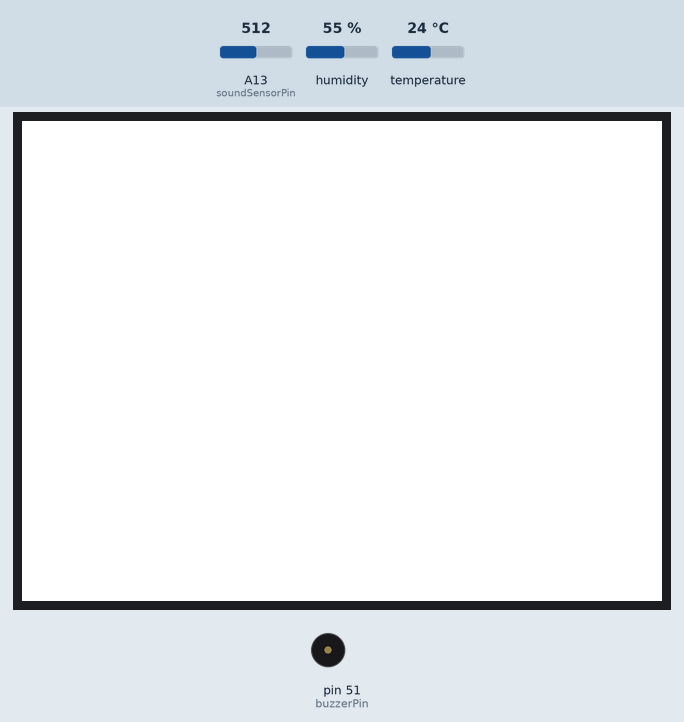
The sketch below on a simulated Arduino Mega 2560, built with avr-gcc and run on an emulated ATmega2560. Shown: 320×240 colour display, buzzer (waves = sounding, pin HIGH). The inputs (shaded band) are chosen by the test bench; at power-on: A13 (soundSensorPin) = 512, humidity 55 %, temperature 24 °C. The local clock reads 2024-03-15 10:24:30 at power-on unless the sketch sets it; what the sketch prints to the serial monitor is not drawn.

Above: at 1.4 s.
1.5 s: A13 (soundSensorPin) set to 86
11.6 s: A13 (soundSensorPin) set to 72
At 20.7 s:
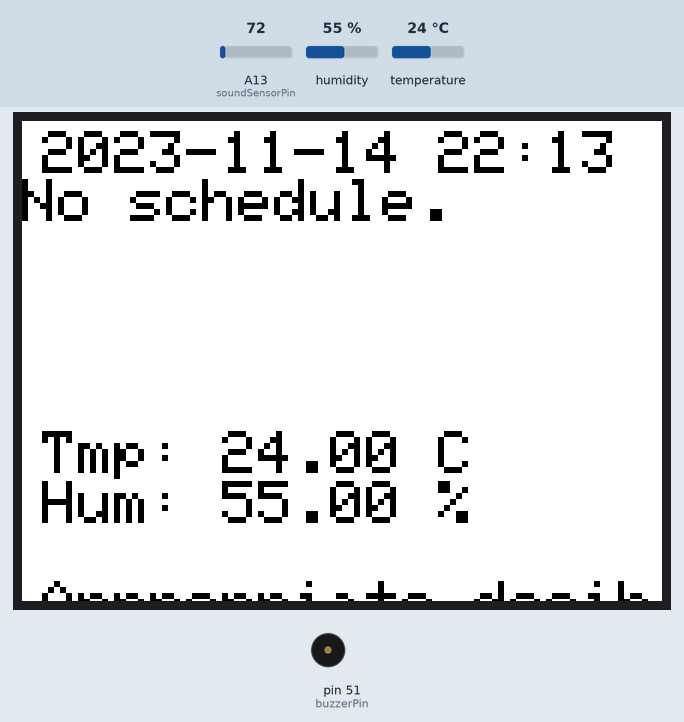
21.6 s: humidity set to 22 %
At 31.3 s:
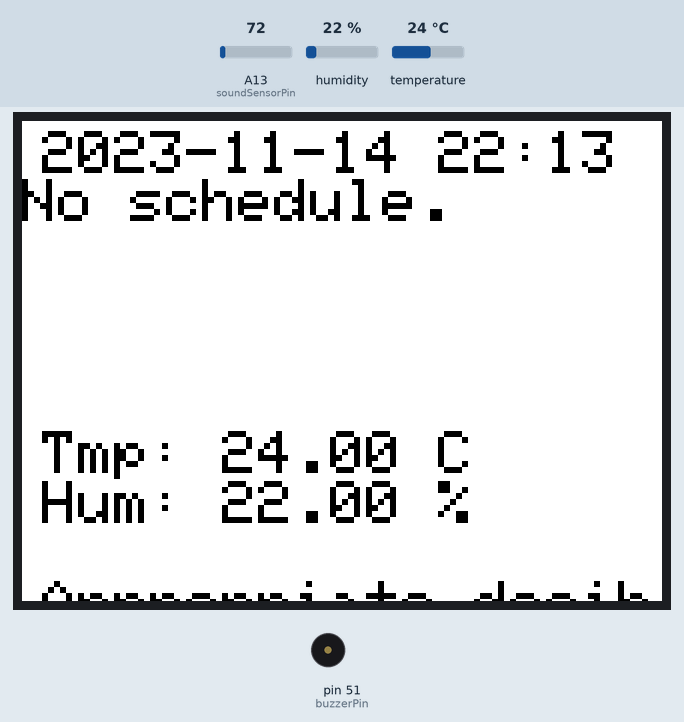
31.7 s: temperature set to 12 °C
At 40.7 s:
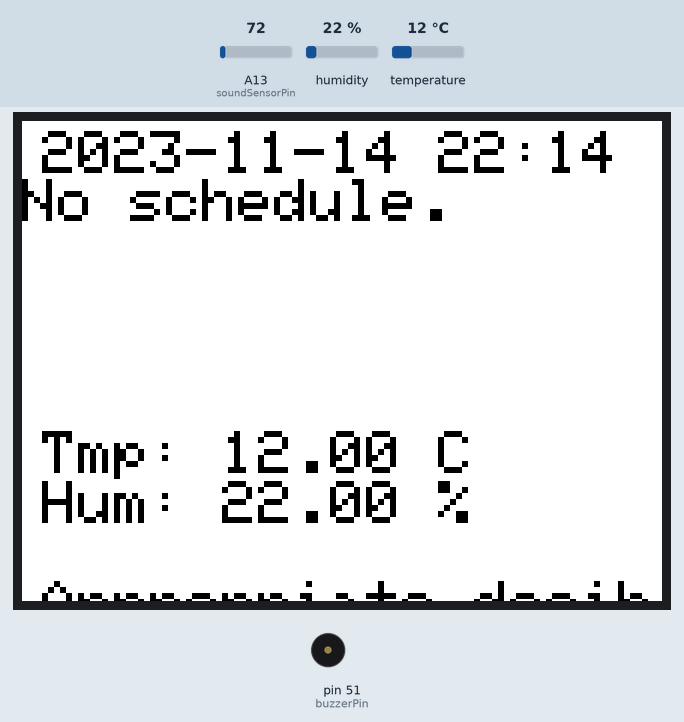
41.7 s: A13 (soundSensorPin) set to 122
At 50.8 s:
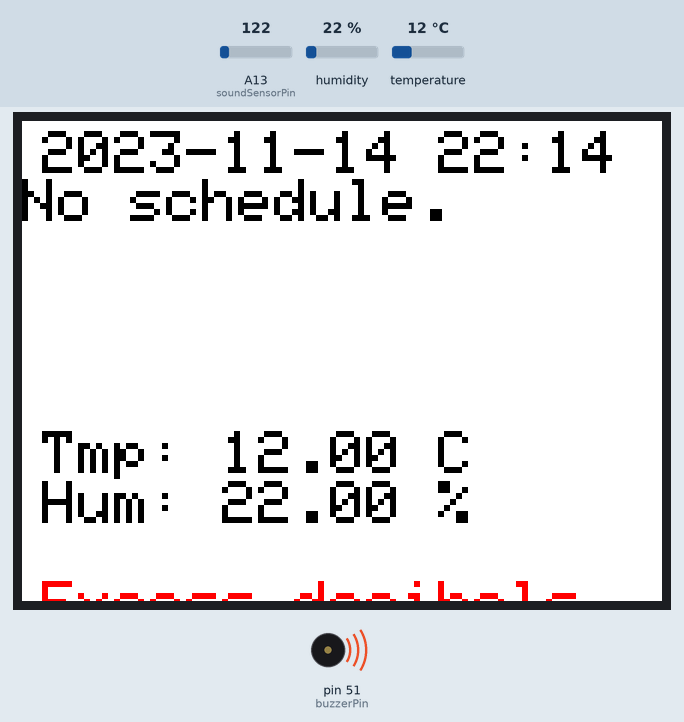
51.7 s: humidity set to 40 %
At 61.5 s:
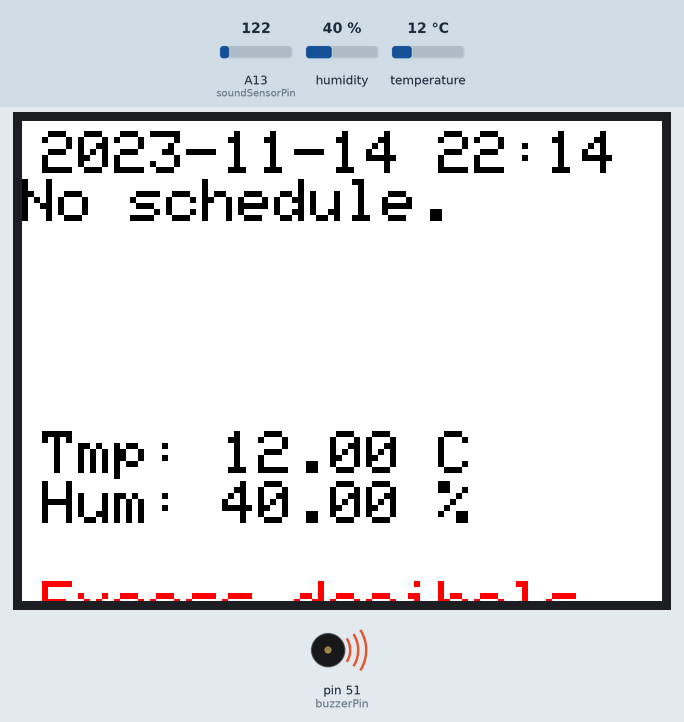
Timing chart, 0 to 62.7 s (numbered marks = the images above; inputs shaded):
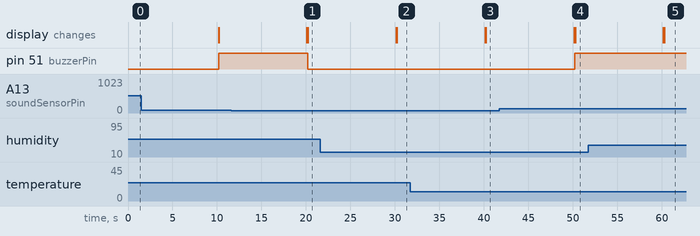

Measured:
- the behaviour switches between 81 and 80 on A13 (soundSensorPin) (found by bisection; images 0 and 1)
- after the input at 11.6 s, pin 51 (buzzerPin): HIGH → LOW after 8.6 s; the display: first differs from a run without the input after 8.6 s (image 1)
- after the input at 21.6 s, the display: first differs from a run without the input after 8.6 s (image 2)
- after the input at 41.7 s, pin 51 (buzzerPin): LOW → HIGH after 8.5 s; the display: first differs from a run without the input after 8.5 s (image 4)
- after the input at 51.7 s, the display: first differs from a run without the input after 8.5 s (image 5)

The sketch:

__1.ino
```cpp
#include <ThreeWire.h>               // RTC 모듈 사용을 위한 라이브러리
#include <RtcDS1302.h>               // RTC 모듈 사용을 위한 라이브러리
#include <Adafruit_GFX.h>            // TFT 디스플레이 사용을 위한 라이브러리
#include <MCUFRIEND_kbv.h>           // TFT 디스플레이 사용을 위한 라이브러리
#include <DHT.h>                     // DHT 센서 사용을 위한 라이브러리

#define DHTPIN 41                    // DHT 센서의 데이터 핀
#define DHTTYPE DHT11                // DHT 센서 유형

const int soundSensorPin = A13;      // 고감도 사운드 센서 핀
const int buzzerPin = 51;            // 능동 부저 센서 핀
const int threshold = 80;            // 사운드 센서 값의 임계값 설정

DHT dht(DHTPIN, DHTTYPE);            // DHT 센서 객체 생성
ThreeWire myWire(32, 31, 35);        // DAT, CLK, RST 디지털 연결 번호
RtcDS1302<ThreeWire> Rtc(myWire);    // RTC 모듈 객체 생성

MCUFRIEND_kbv tft;                   // TFT 디스플레이 객체 생성

unsigned long previousMillis = 0;    // 이전 시간 저장 변수
bool displayedSejong = false;        // "Sejong University" 출력 여부를 추적하기 위한 변수
unsigned long sejongDisplayStart = 0;// "Sejong University" 출력 시작 시간

typedef struct sejongclass {         // 수업 정보를 저장하는 구조체
    char class_name[40];
    float class_start_c_time;
    float class_end_c_time;
    struct sejongclass* next;
} sejongclass;

typedef struct days {                // 하루의 수업 정보를 저장하는 구조체
    sejongclass* H;
} days;

int isEmpty(struct days* L) {        // 리스트가 비어있는지 확인하는 함수
    return L->H == NULL;
}

void schedule(struct days* L, const char* name, float st, float et) { // 수업 정보를 리스트에 추가하는 함수
    sejongclass* node = (sejongclass*)malloc(sizeof(sejongclass));
    if (node == NULL) {
        Serial.println("Memory allocation failed");
        return;
    }

    strcpy(node->class_name, name);
    node->class_start_c_time = st;
    node->class_end_c_time = et;
    node->next = NULL;

    if (isEmpty(L)) {
        L->H = node;
    } else {
        sejongclass* p;
        for (p = L->H; p->next != NULL; p = p->next);
        p->next = node;
    }
}

void class_check(days* L, float c_time, int year, int month, int dayOfMonth, int hour, int minute) { // 현재 시간과 수업 시간을 비교하여 디스플레이에 출력하는 함수
    sejongclass* p;
    int flag = 0;
    tft.fillScreen(TFT_WHITE);  // 화면 초기화
    tft.setTextColor(TFT_BLACK);
    tft.setTextSize(3);

    // RTC 모듈의 출력
    tft.setCursor(10, 5);  // 초기 커서 위치 설정
    tft.print(year);
    tft.print("-");
    if (month < 10) tft.print("0");
    tft.print(month);
    tft.print("-");
    if (dayOfMonth < 10) tft.print("0");
    tft.print(dayOfMonth);
    tft.print(" ");
    if (hour < 10) tft.print("0");
    tft.print(hour);
    tft.print(":");
    if (minute < 10) tft.print("0");
    tft.println(minute);

    for (p = L->H; p != NULL; p = p->next) {
        if (c_time >= p->class_start_c_time && c_time <= p->class_end_c_time) {
            flag = 1;

            char* c_name = p->class_name;
            int starthour = (int)p->class_start_c_time, endhour = (int)p->class_end_c_time;
            int startmin = (p->class_start_c_time - starthour) * 60;
            int endmin = (p->class_end_c_time - endhour) * 60;
            tft.setTextSize(3);
            tft.setCursor(10, 105);

            // 수업 정보 출력
            Serial.print(c_name);
            Serial.print(' ');
            Serial.print(starthour);
            Serial.print(':');
            if (startmin < 10) Serial.print('0');
            Serial.print(startmin);
            Serial.print('~');
            Serial.print(endhour);
            Serial.print(':');
            if (endmin < 10) Serial.print('0');
            Serial.println(endmin);

            tft.setCursor(10, 55);  // 초기 커서 위치 설정
            tft.setTextColor(TFT_BLUE);
            tft.print(c_name);
            tft.print(' ');
            tft.print(starthour);
            tft.print(':');
            if (startmin < 10) tft.print('0');
            tft.print(startmin);
            tft.print('~');
            tft.print(endhour);
            tft.print(':');
            if (endmin < 10) tft.print('0');
            tft.println(endmin);

            tft.setCursor(10, 105);  // 초기 커서 위치 설정
            tft.print("Attendance Info: ");
            if (c_time > p->class_start_c_time && c_time <= (p->class_start_c_time + 0.0833333)) {
                tft.setTextSize(3);
                tft.setTextColor(TFT_GREEN);
                tft.println("Attendance");
            } else if (c_time > p->class_start_c_time + 0.25 && c_time <= (p->class_end_c_time)) {
                tft.setTextSize(3);
                tft.setTextColor(TFT_RED);
                tft.println("Absent");
            } else if (c_time > p->class_start_c_time + 0.0833333 && c_time <= (p->class_start_c_time + 0.25)) {
                tft.setTextSize(3);
                tft.setTextColor(TFT_RED);
                tft.println("Late");
            }
        }
    }
    if (flag == 0) {
        Serial.println("수업이 없습니다.");
        tft.println("No schedule.");
    }
    tft.println(); // 줄바꿈 추가
}

int getWeekday(int year, int month, int dayOfMonth) { // 요일 계산 함수
    bool isLeapYear = (year % 4 == 0 && year % 100 != 0) || (year % 400 == 0);
    int daysInMonth[] = {31, 28 + isLeapYear, 31, 30, 31, 30, 31, 31, 30, 31, 30, 31};
    int days = dayOfMonth - 1;
    for (int i = 0; i < month - 1; ++i) {
        days += daysInMonth[i];
    }
    for (int i = 1; i < year; ++i) {
        days += (i % 4 == 0 && i % 100 != 0) || (i % 400 == 0) ? 366 : 365;
    }
    return (days + 2) % 7; // 2024년 1월 1일은 화요일이므로, 0: 화요일, 1: 수요일, ..., 6: 월요일
}

const char* getWeekdayString(int weekday) { // 요일 문자열 반환 함수
    switch (weekday) {
        case 0: return "Sun";
        case 1: return "Mon";
        case 2: return "Tue";
        case 3: return "Wed";
        case 4: return "Thu";
        case 5: return "Fri";
        case 6: return "Sat";
        default: return ""; // 예외 처리
    }
}

void check(const char* day, int year, int month, int dayOfMonth, int hour, int minute, int second) { // 요일에 따른 수업 정보를 설정하는 함수
    days d;
    d.H = NULL;

    if (strcmp(day, "Mon") == 0) {
        schedule(&d, "Creative SW", 9.0, 12.0);
        schedule(&d, "Creative SW", 12.0, 15.0);
        schedule(&d, "Probability and Statistics", 16.5, 18.0);
    } else if (strcmp(day, "Tue") == 0) {
        schedule(&d, "Creative SW", 9.0, 12.0);
        schedule(&d, "Electric Circuits", 12.0, 13.5);
        schedule(&d, "Probability and Statistics", 13.5, 15.0);
        schedule(&d, "Telecommunication Systems", 15.0, 16.5);
        schedule(&d, "Linear Algebra and Programming", 18.0, 21.0);
    } else if (strcmp(day, "Wed") == 0) {
        schedule(&d, "Unmanned Vehicle Integration Project (Graduate Course)", 9.0, 12.0);
        schedule(&d, "Doctoral Dissertation Research(Graduate Course)", 12.0, 13.5);
        schedule(&d, "Career conference", 13.5, 15.0);
        schedule(&d, "Probability and Statistics", 16.5, 18.0);
        schedule(&d, "Linear Algebra and Programming", 19.5, 21.0);
    } else if (strcmp(day, "Thu") == 0) {
        schedule(&d, "Creative SW", 9.0, 12.0);
        schedule(&d, "Electric Circuits", 12.0, 13.5);
        schedule(&d, "Probability and Statistics", 13.5, 15.0);
        schedule(&d, "Telecommunication Systems", 15.0, 16.5);
        schedule(&d, "AI Robot Design", 16.5, 19.5);
    } else {
        schedule(&d, "Semiconductor Device", 9.0, 12.0);
        schedule(&d, "Doctoral Dissertation Research(Graduate Course)", 12.0, 13.5);
        schedule(&d, "CapstonDesign(Industry-Academia Collaboration Project)", 13.5, 19.5);
        schedule(&d, "Linear Algebra and Programming", 19.5, 21.0);
    }

    float c_time = hour + minute / 60.0 + second / 3600.0;
    class_check(&d, c_time, year, month, dayOfMonth, hour, minute);

    sejongclass* curr = d.H;
    while (curr != NULL) {
        sejongclass* next = curr->next;
        free(curr);
        curr = next;
    }
}

void setup() {
    Serial.begin(9600);              // 시리얼 통신 시작
    Rtc.Begin();                     // RTC 모듈 시작
    RtcDateTime compiled = RtcDateTime(__DATE__, __TIME__); // 현재 시간 설정
    Rtc.SetDateTime(compiled);       // RTC 시간 설정

    pinMode(buzzerPin, OUTPUT);      // 부저 핀을 출력 모드로 설정

    uint16_t ID = tft.readID();      // TFT 디스플레이 ID 읽기
    tft.begin(ID);                   // TFT 디스플레이 시작
    tft.setRotation(1);              // 디스플레이 회전 설정
    tft.fillScreen(TFT_WHITE);       // 화면 초기화

    dht.begin();                     // DHT 센서 시작
}

void loop() {
    unsigned long currentMillis = millis(); // 현재 시간 읽기

    int soundLevel = analogRead(soundSensorPin); // 사운드 센서 값 읽기
    Serial.print("soundLevel : ");
    Serial.println(soundLevel);

    // 10초마다 실행
    if (currentMillis - previousMillis >= 10000) {
        previousMillis = currentMillis;

        RtcDateTime now = Rtc.GetDateTime(); // 현재 시간 읽기
        int year = now.Year(), month = now.Month(), dayOfMonth = now.Day(), hour = now.Hour(), minute = now.Minute(), second = now.Second();
        int weekday = getWeekday(year, month, dayOfMonth);
        const char* weekdayString = getWeekdayString(weekday);

        // 온습도 값 읽기
        float humidity = dht.readHumidity();
        float temperature = dht.readTemperature();

        // 정각 확인
        if (minute == 0 && !displayedSejong) {
            tft.fillScreen(TFT_WHITE);
            tft.setTextColor(TFT_BLACK);
            tft.setTextSize(3);
            tft.setCursor(10, 50);
            tft.println("Sejong University");
            displayedSejong = true; // 정각 메시지 출력 후 플래그 설정
            sejongDisplayStart = currentMillis; // 출력 시작 시간 저장
        }

        // 5초간 "Sejong University"를 출력 후 원래 화면으로 복귀
        if (displayedSejong && (currentMillis - sejongDisplayStart >= 5000)) {
            displayedSejong = false; // 플래그 초기화
            check(weekdayString, year, month, dayOfMonth, hour, minute, second); // 원래 화면으로 복귀
        }

        // 정각이 아니면 원래 화면 유지
        if (!displayedSejong) {
            check(weekdayString, year, month, dayOfMonth, hour, minute, second);

            // 온습도 정보 출력
            tft.setCursor(10, 155);
            tft.setTextSize(3);
            tft.setTextColor(TFT_BLACK);
            tft.print("Tmp: ");
            tft.print(temperature);
            tft.println(" C   ");
            tft.setCursor(10, 180);
            tft.print("Hum: ");
            tft.print(humidity);
            tft.print(" %");

            // 사운드 레벨 체크 및 부저/메시지 출력
            if (soundLevel > threshold) {
                digitalWrite(buzzerPin, HIGH); // 임계값을 초과하면 부저를 켬
                tft.setTextSize(3);
                tft.setTextColor(TFT_RED); // 경고 메시지 색상 변경
                tft.setCursor(10, 230);
                tft.print("Excess decibels");
            } else {
                digitalWrite(buzzerPin, LOW); // 임계값 이하일 때 부저 끔
                tft.setTextSize(3);
                tft.setTextColor(TFT_BLACK);
                tft.setCursor(10, 230);
                tft.print("Appropriate decibels");
            }
        }
    }
}
```
